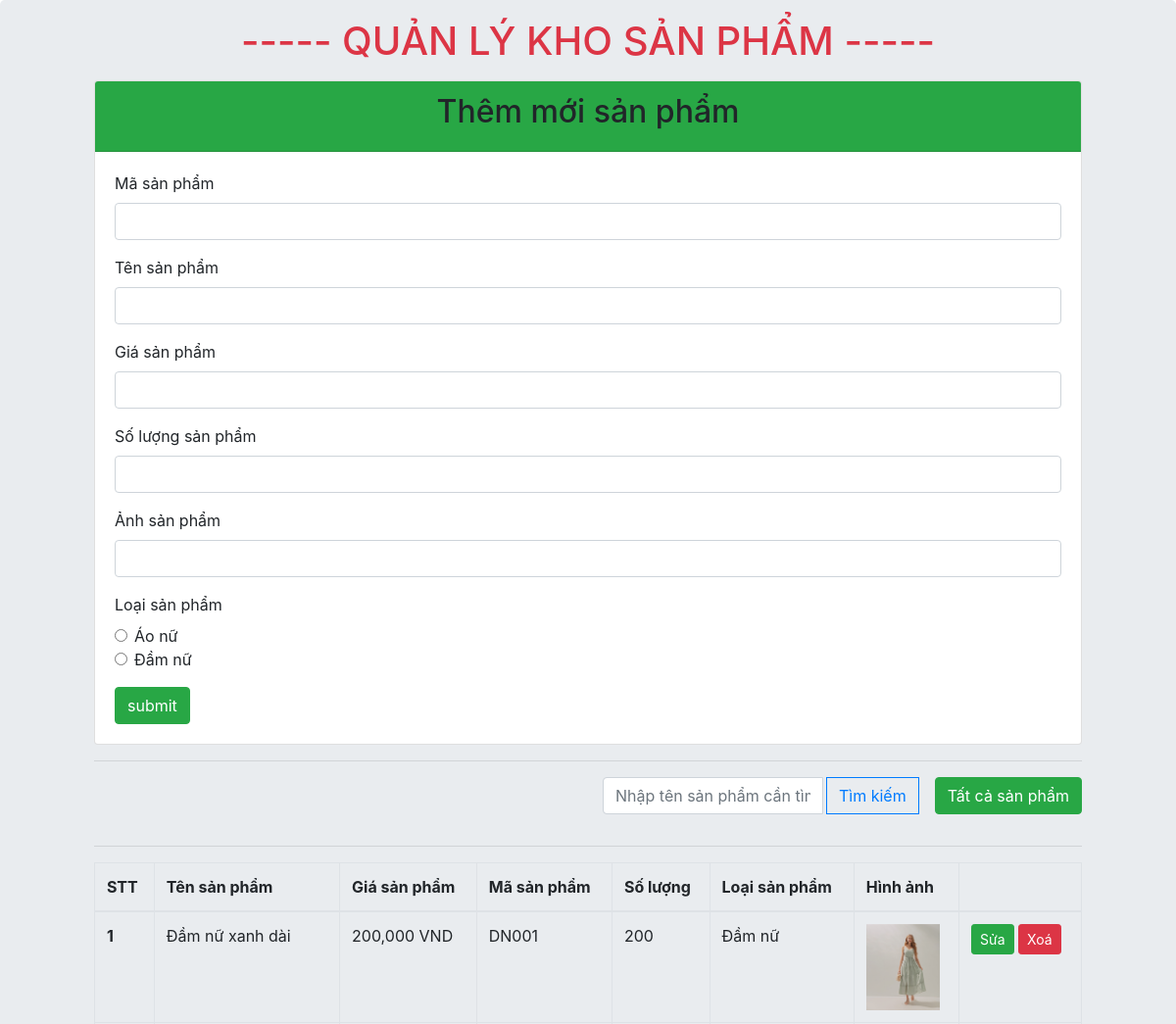
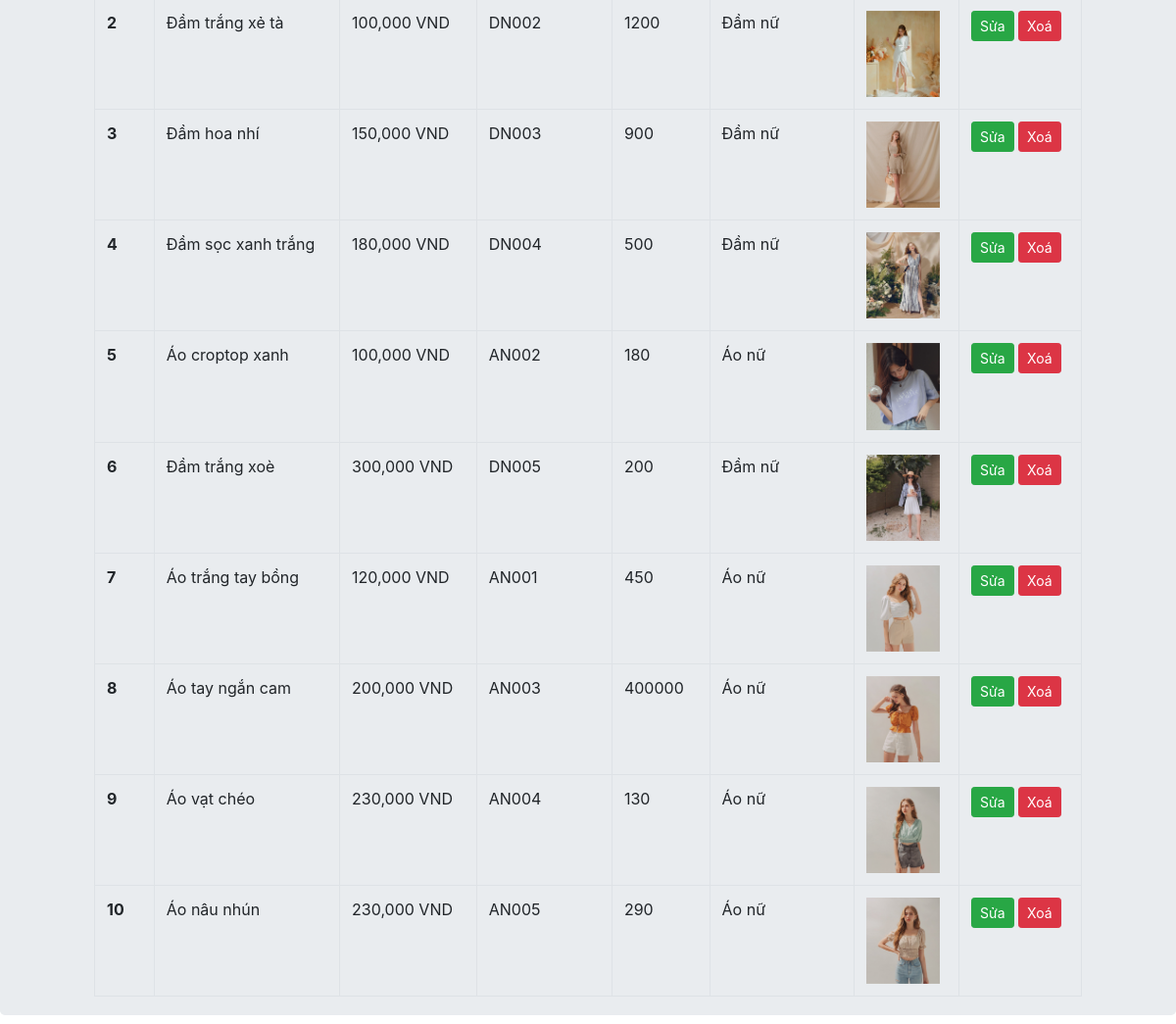
Screenshot of /products/index.php with the database file from the repository (2 pictures, top to bottom).
### tables this page shows
CREATE TABLE `products` (
  `id` int(11) NOT NULL,
  `code` varchar(10) NOT NULL,
  `name` varchar(255) NOT NULL,
  `amount` int(11) NOT NULL,
  `quantity` int(255) NOT NULL,
  `image` varchar(255) NOT NULL,
  `type` int(11) NOT NULL
);

### util.php (called while the page is built, shortened)
<?php
function getArrayByKey($arrays, $key, $default = null)
{
    if (array_key_exists($key, $arrays)) {
        return $arrays[$key];
    }
    return $default;
}
function displayFashionType($type, $default = null)
{
    switch ($type) {
        case 1:
            return 'Áo nữ';
        case 2:
            return 'Đầm nữ';
    }
}

### DBProvider.php (called while the page is built, shortened)
<?php
class DBProvider {
    public static function executeQuery($sql)
    {
        include ('config.inc');
        $mysqli = new mysqli($DB_HOST, $DB_USER, $DB_PASS, $DB_NAME, 3306);
        if ($result = $mysqli->query($sql)){
            return $result;
        }
    }
}

### products/index.php (the view, shortened to what this page needs)
<?php
require_once('../util.php');
require_once('../DBProvider.php');
$keyword = getArrayByKey($_GET, 'keyword');
if ($keyword) {
  $selectProduct = "SELECT * FROM `products` WHERE `name` LIKE '%$keyword%'";
} else {
  $selectProduct = "SELECT * FROM `products`";
}
$products = DBProvider::executeQuery($selectProduct);
$id = getArrayByKey($_GET, 'id');
?>
<!doctype html>
<html lang="en">
<head>
  <link rel="stylesheet" href="https://cdn.jsdelivr.net/npm/bootstrap@4.6.0/dist/css/bootstrap.min.css">
</head>
<body>
  <div class="jumbotron " style="padding: 0.2% 8%;">
  <h1 class="text-center text-danger m-3"> ----- QUẢN LÝ KHO SẢN PHẨM ----- </h1>
    <div class="card "  >
      <div class="card-header bg-success text-center " >
       <h2><?php echo isset($data) ? 'Chỉnh sửa' : 'Thêm mới' ?> sản phẩm</h2>
      </div>
      <div class="card-body">
        <form action="index.php<?php echo isset($data) ? '?id=' . $id : '' ?>" method="POST">
        <div class="form-group">
            <label for="exampleInputEmail1">Mã sản phẩm </label>
            <input value="<?php echo isset($data) ? $data['code'] : '' ?>" type="text" class="form-control" name="code">
          </div>
          <div class="form-group">
            <label for="exampleInputEmail1">Tên sản phẩm </label>
            <input value="<?php echo isset($data) ? $data['name'] : '' ?>" type="text" class="form-control" name="name">
          </div>
          <div class="form-group">
            <label for="exampleInputPassword1">Giá sản phẩm</label>
            <input value="<?php echo isset($data) ? $data['amount'] : '' ?>" type="number" class="form-control" name="amount">
          </div>
          <div class="form-group">
            <label for="exampleInputPassword1">Số lượng  sản phẩm</label>
            <input value="<?php echo isset($data) ? $data['quantity'] : '' ?>" type="number" class="form-control" name="quantity">
          </div>
          <div class="form-group">
            <label for="exampleInputPassword1">Ảnh sản phẩm </label>
            <input value="<?php echo isset($data) ? $data['image'] : '' ?>" type="text" class="form-control" name="image">
          </div>
          <div class="form-group">
          <label for="">Loại sản phẩm </label>
          <div class="form-check">
            <input class="form-check-input" type="radio" name="type" id="exampleRadios1" value="1" <?php echo isset($data) && $data['type'] == 1 ? 'checked' : '' ?>>
            <label class="form-check-label" for="exampleRadios1">
              Áo nữ
            </label>
          </div>
          <div class="form-check">
            <input class="form-check-input" type="radio" name="type" id="exampleRadios2" value="2" <?php echo isset($data) && $data['type'] == 2 ? 'checked' : '' ?>>
            <label class="form-check-label" for="exampleRadios2">
              Đầm nữ
            </label>
          </div>
          </div>
          <button type="submit" class="btn btn-success" name="btn-submit">submit </button>
        </form>
      </div>
    </div>
    <hr>
    <form action="" method="get">
      <div class="row">
        <div class="col-md-6"></div>
        <div class="col-md-6">
          <div class="input-group mb-3">
            <input type="text" class="form-control" value="<?php echo $keyword ?>" placeholder="Nhập tên sản phẩm cần tìm" name="keyword">
            <div class="input-group-append">
              <button class="btn btn-outline-primary ml-1" type="submit" id="button-addon2">Tìm kiếm</button>
              <div>  <a href="/products/index.php" class="btn btn-success ml-3">Tất cả sản phẩm </a></div>
            </div>
          </div>
        </div>
      </div>
    </form>
    <hr>
    <table class="table table-bordered">
      <thead>
        <tr>
          <th scope="col">STT</th>
          <th scope="col">Tên sản phẩm</th>
          <th scope="col">Giá sản phẩm</th>
          <th scope="col">Mã sản phẩm</th>
          <th scope="col">Số lượng</th>
          <th scope="col">Loại sản phẩm</th>
          <th scope="col">Hình ảnh</th>
          <th scope="col"></th>
        </tr>
      </thead>
      <tbody>
        <?php
        if ($products->num_rows > 0) {
          $stt = 1;
          while ($product = $products->fetch_assoc()) {
            $name = getArrayByKey($product, 'name');
            $amount =number_format(getArrayByKey($product, 'amount')) ;
            $code = getArrayByKey($product, 'code');
            $quantity = getArrayByKey($product, 'quantity');
            $image = getArrayByKey($product, 'image');
            $type = getArrayByKey($product, 'type');
            $displayType = displayFashionType($type);
            $id = getArrayByKey($product, 'id');
            echo "
          <tr>
          <th scope='row'> $stt </th>
          <td>$name</td>
          <td>$amount VND</td>
          <td>$code</td>
          <td>$quantity </td>
          <td>$displayType</td>
          <td><img width='75' height='auto' src='/images/$image' alt='$name'></td>
          <td>
            <a href='index.php?id=$id' class='btn btn-success btn-sm'>Sửa</a>
            <a href='delete.php?id=$id' class='btn btn-danger btn-sm'>Xoá</a>
          </td>
        </tr>
          ";
            $stt++;
          }
        }
        ?>
      </tbody>
    </table>
  </div>
</body>
</html>

### rows the page displays
products: name "Đầm nữ xanh dài", amount "200,000", code "DN001", quantity "200", type "Đầm nữ", image (picture)
products: name "Đầm trắng xẻ tà", amount "100,000", code "DN002", quantity "1200", type "Đầm nữ", image (picture)
products: name "Đầm hoa nhí", amount "150,000", code "DN003", quantity "900", type "Đầm nữ", image (picture)
products: name "Đầm sọc xanh trắng", amount "180,000", code "DN004", quantity "500", type "Đầm nữ", image (picture)
products: name "Áo croptop xanh", amount "100,000", code "AN002", quantity "180", type "Áo nữ", image (picture)
products: name "Đầm trắng xoè", amount "300,000", code "DN005", quantity "200", type "Đầm nữ", image (picture)
products: name "Áo trắng tay bồng", amount "120,000", code "AN001", quantity "450", type "Áo nữ", image (picture)
products: name "Áo tay ngắn cam", amount "200,000", code "AN003", quantity "400000", type "Áo nữ", image (picture)
products: name "Áo vạt chéo", amount "230,000", code "AN004", quantity "130", type "Áo nữ", image (picture)
products: name "Áo nâu nhún", amount "230,000", code "AN005", quantity "290", type "Áo nữ", image (picture)
